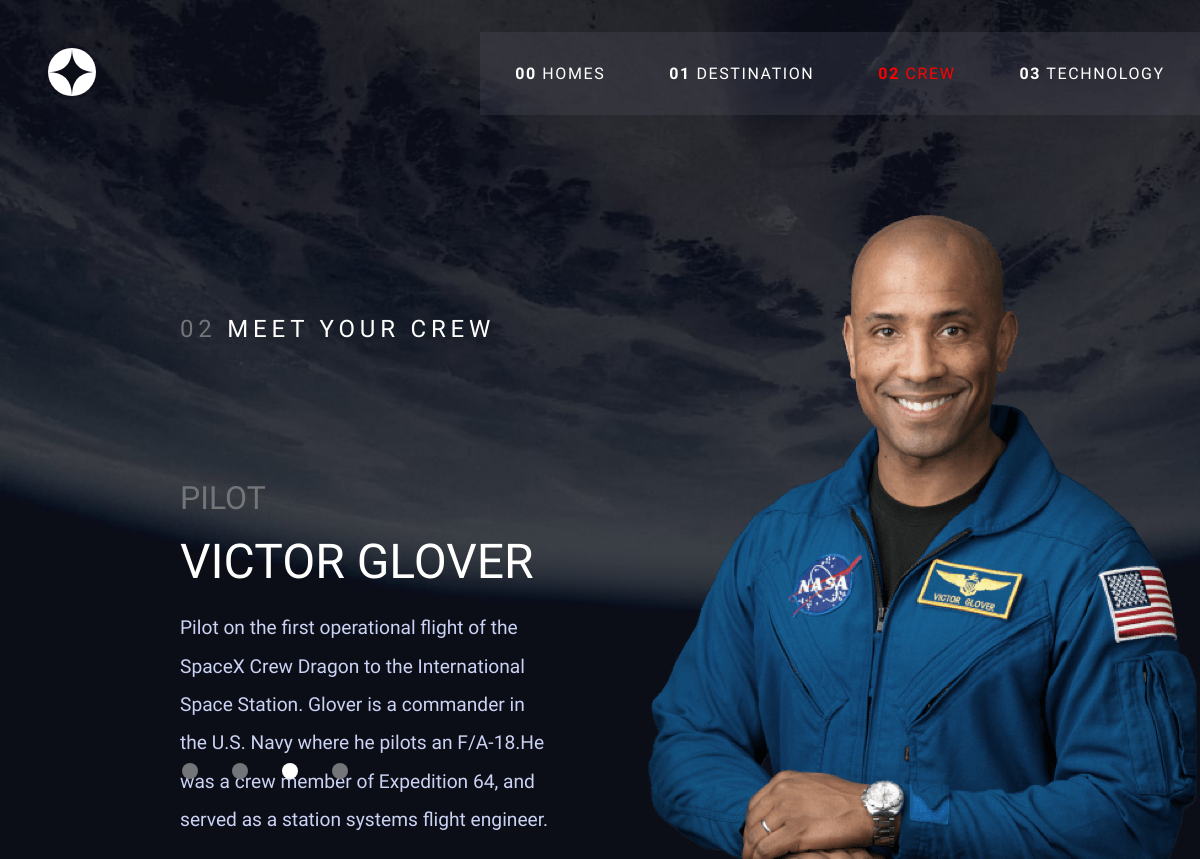
The page /crew/pilot on the database its author committed.
### crew/models.py (models this page shows, shortened)
class CrewMember(models.Model):
    class Meta:
        verbose_name_plural = 'Crew Members'
    name = models.CharField(max_length=128)
    role = models.CharField(max_length=64)
    bio = models.TextField()
    image = models.ImageField()
    slug = models.SlugField(default='')

### crew/views.py (the view)
# urls.py: path('pilot', views.pilot, name='pilot'),
def pilot(request):
    pilot = CrewMember.objects.get(role='Pilot')
    return render(request, 'crew/crew-pilot.html', {
        'member': pilot
    })

### crew/templates/crew/crew-pilot.html (shortened to what this page needs)
{% extends 'base.html' %}
{% load static %}
{% block body_block %}crew{% endblock %}
{% block styles_block %}
    <link rel="stylesheet" href="{% static 'crew/index.css' %}">
    <link rel="stylesheet" href="{% static 'crew/partials/crew-member.css' %}">
    <link rel="stylesheet" href="{% static 'partials/header.css' %}">
{% endblock %}
{% block content_block %}
    {% include 'partials/header.html' %}
    {% include 'crew/partials/crew-member.html' with role=member.role name=member.name bio=member.bio image=member.image %}
{% endblock %}

### crew/templates/crew/partials/crew-member.html (shortened to what this page needs)
{% load static %}
<div class="crew__grid">
    <div class="crew__col1">
        <h3 class="crew__title"><span class="crew__number">02</span> meet your crew</h3>
        <h2 class="crew__role">{{ role }}</h2>
        <h1 class="crew__member">{{ name }}</h1>
        <p class="crew__main-text">{{ bio }}</p>
        <fieldset class="crew__selector">
            <a href="{% url 'commander' %}"><button
                ></button></a>
            <a href="{% url 'engineer' %}"><button
                ></button></a>
            <a href="{% url 'pilot' %}"><button
                {% if role == 'Pilot' %}class="active"{% endif %}
                ></button></a>
            <a href="{% url 'specialist' %}"><button
                ></button></a>
        </fieldset>
    </div>
    <div class="crew__col2">
        <img
            class="crew__image"
            src="{% static 'crew/images/' %}{{ image }}"
            alt="Crew member"
        />
    </div>
</div>

### static/base.css (style rules this page uses)
:root { box-sizing: border-box; --primary-text-color: #fffffe; --secondary-text-color: #cbd2f4; --grey-text-color: #737578; --primary-font: 'Barlow Condensed', sans-serif; --secondary-font: 'Bellefair', serif; --light-weight: 300; --regular-weight: 400; --medium-weight: 500; --bold-weight: 700; }
html { height: 100%; }
body { height: 100%; font-family: var(--primary-font); margin: 0; }
* { box-sizing: inherit; }

### crew/static/crew/index.css (style rules this page uses)
.crew { height: 100vh; background-image: url('/static/crew/images/background-crew-desktop.jpg'); background-repeat: no-repeat; background-size: 100% 100%; color: var(--primary-text); display: flex; flex-direction: column; color: var(--primary-text-color); }

### crew/static/crew/partials/crew-member.css (style rules this page uses)
.crew__grid { display: grid; grid-template-columns: 1fr 1fr; grid-template-rows: auto; gap: 6rem; width: 70%; margin: 0 auto; margin-top: 6rem; }
.crew__col1 { display: flex; flex-direction: column; }
.crew__title { text-transform: uppercase; letter-spacing: 0.3rem; font-size: 1.5rem; font-weight: lighter; }
.crew__title .crew__number { color: var(--grey-text-color); }
.crew__role, .crew__member { text-transform: uppercase; font-family: var(--secondary-font); margin: 0; font-weight: lighter; }
.crew__role { font-size: 2rem; color: var(--grey-text-color); margin-top: 7rem; margin-bottom: 1rem; }
.crew__member { font-size: 3rem; }
.crew__main-text { color: var(--secondary-text-color); font-size: 1.2rem; font-weight: lighter; line-height: 2; }
.crew__selector { display: inline; border: none; padding: 0; width: 150px; display: flex; justify-content: space-between; }
.crew__selector button { width: 1rem; height: 1rem; border-radius: 50%; border: none; background-color: var(--grey-text-color); position: absolute; bottom: 5rem; cursor: pointer; }
.crew__selector .active { background-color: #fff; }
.crew__image { position: absolute; bottom: 0; }

### static/partials/header.css (style rules this page uses)
a, a:hover, a:active { text-decoration: none; color: inherit; }

### rows shown on the page
CrewMember: role "PILOT", name "VICTOR GLOVER", bio "Pilot on the first operational flight of the SpaceX Crew Dragon to the International Space Station. Glover is a commander in the U.S. Navy where he pilots an F/A-18.He was a crew member of Expedition 64, and served as a station systems flight engineer.", image (picture)
